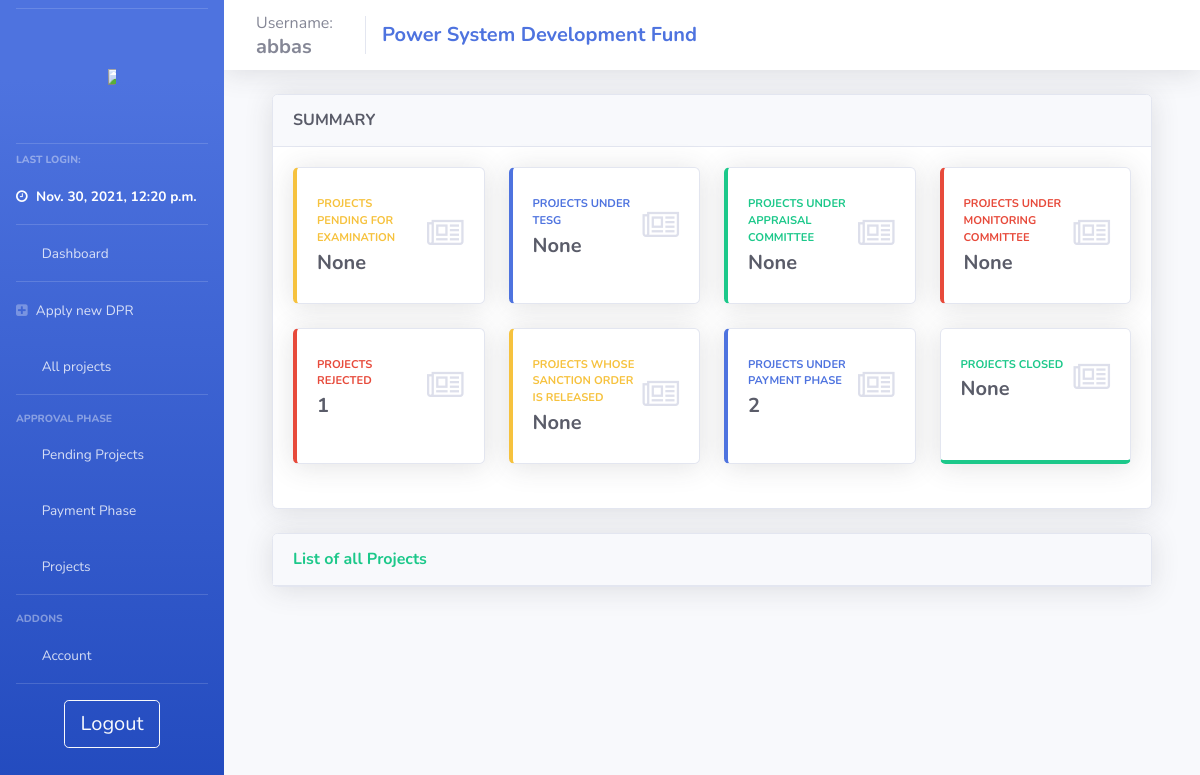
The app's page /user_view_all_projs/ (signed in), older data.
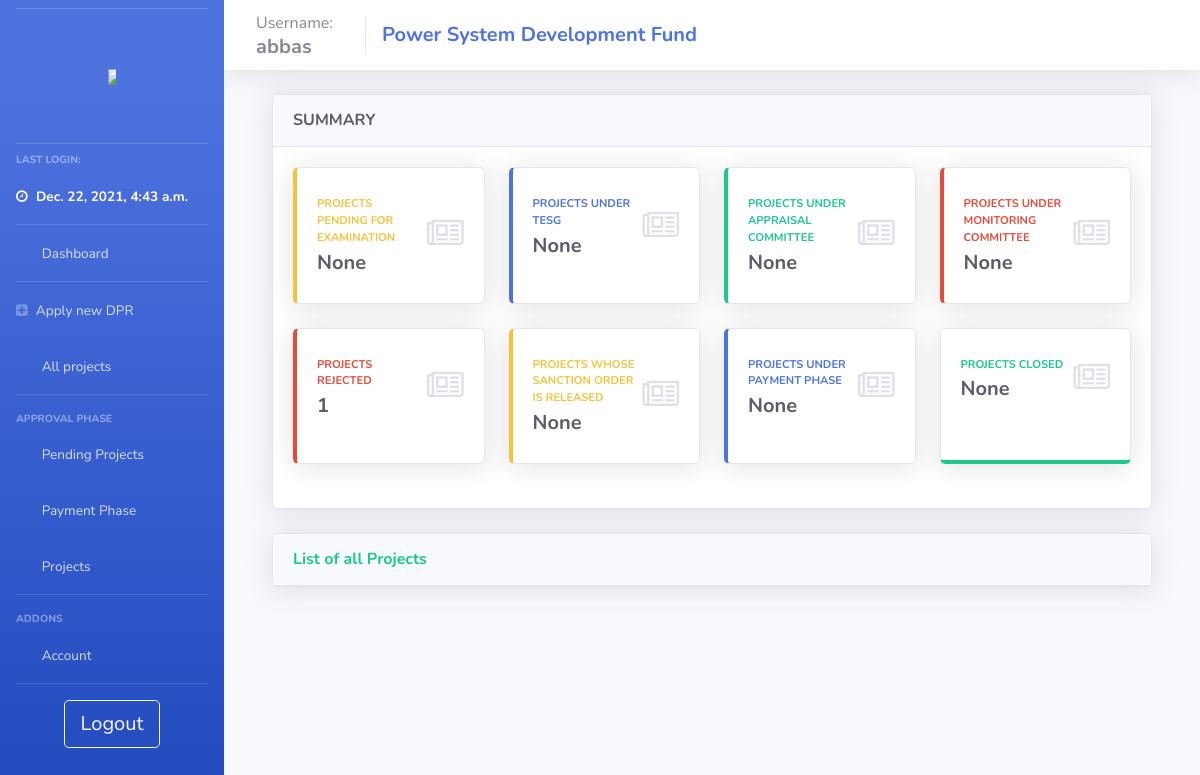
The same page, newer data.
### psdf_main/models.py (models this page shows)
class users(models.Model):
    username = models.CharField(max_length=200, null = False, unique = True)
    password = models.CharField(max_length=200, null = True)
    nodal = models.CharField(max_length=200, null = True)
    region = models.CharField(max_length=20, null = True)
    email = models.TextField(max_length=50, null=True)
    utilname = models.CharField(max_length=400, null = True)
    contact = models.CharField(max_length=10, null = True)
    address = models.CharField(max_length=500, null = True)
    reqdate = models.DateField(auto_now_add=True,null = True)
    aprdate = models.DateField( null = True)
    lastlogin = models.DateTimeField(null = True)
    admin = models.BooleanField(default=False)
    auditor = models.BooleanField(default=False)
    active = models.BooleanField(default=False)
    activate = models.BooleanField(default=False)
    notification = models.TextField(null=True)
    tpd = models.TextField(null=True)

### psdf_main/user_control.py (the view)
# urls.py: path('user_view_all_projs/', views.user_view_all_projs, name="user_view_all_projs"),
def user_view_all_projs(request):
    if useronline(request):
        context = full_user_context(request)
        userid = context['user']['id']
        userobj = users.objects.get(id = userid)
        context['all_projs'] = projects.objects.filter(userid = userobj)
        context['npending'] = temp_projects.objects.filter(deny = False, userid = userobj).count()
        context['ntesg'] = projects.objects.filter(status = '1', deny = False, userid = userobj).count()
        context['nappr'] = projects.objects.filter(status = '2', deny = False, userid = userobj).count()
        context['nmoni'] = projects.objects.filter(status = '3', deny = False, userid = userobj).count()
        context['nfinal'] = projects.objects.filter(status = '4', deny = False, userid = userobj).count()
        context['npays'] = projects.objects.filter(status = '6', deny = False, userid = userobj).count()
        context['nreject'] = projects.objects.filter(deny = True, userid = userobj).count() + temp_projects.objects.filter(deny = True, userid = userobj).count()
        return render(request, 'psdf_main/_user_view_all_projects.html', context)
    else:
        return oops(request)

### psdf_main/helpers.py (called while the page is built)
def useronline(request):
    if (request.session.has_key('user')):
        return True
    else:
        return False

### psdf_main/templates/psdf_main/_user_view_all_projects.html (shortened to what the changed rows need)
{% extends 'psdf_main/includes/layout.html'%} {% load static %} {% block body %}
<div class="container-fluid">
        <div class="card shadow mb-4">
            <div class="collapse show" id="projtable">
                <div class="card-body">
                    <div class="row">
                        <div class="col-xl-3 col-md-6 mb-4">
                            <div class="card border-left-primary shadow h-100 py-2">
                                <div class="card-body">
                                    <div class="row no-gutters align-items-center">
                                        <div class="col mr-2">
                                            <div class="text-xs font-weight-bold text-primary text-uppercase mb-1">
                                                Projects under payment phase</div>
                                            <div class="h5 mb-0 font-weight-bold text-gray-800">{% if npays %} {{npays}}
                                                {% else %} None {% endif %}</div>
                                        </div>
                                    </div>
                                </div>
                            </div>
                        </div>
                    </div>
                </div>
            </div>
        </div>
    {% endblock %}

### psdf_main/templates/psdf_main/includes/layout.html (shortened to what this page needs)
{% load static %}
<!DOCTYPE html>
<html>
<head>
    <link rel="stylesheet" href="{% static '/css/base.css' %}" type="text/css">
    <link href="{% static 'css/sb-admin-2.min.css' %}" rel="stylesheet" type="text/css">
    <link href="{% static 'vendor1/fontawesome-free/css/all.css' %}" rel="stylesheet" type="text/css">
    <link rel="stylesheet" href="https://cdnjs.cloudflare.com/ajax/libs/font-awesome/4.7.0/css/font-awesome.min.css">
</head>
<body id="page-top">
    <div id="wrapper">
        {% include 'psdf_main/includes/_navbar.html'%}
        <div id="content-wrapper" class="d-flex flex-column">
            <nav class="navbar navbar-expand navbar-light bg-white topbar mb-4 static-top shadow">
                <div class="sidebar-brand-text mx-3">Username:
                    <h5 class="m-0 font-weight-bold">{{user.username}}</h5>
                </div>
                <div class="navbar-brand">
                    <h5 class="m-0 font-weight-bold text-primary">Power System Development Fund</h5>
                </div>
            </nav>
            <div id="content">
                <div class="container-fluid">
                    {% block body %} {% endblock %}
                </div>
            </div>
        </div>
    </div>
</body>
</html>

### psdf_main/templates/psdf_main/includes/_navbar.html (shortened to what this page needs)
{% load static %}
<ul class="navbar-nav bg-gradient-primary sidebar sidebar-dark accordion" id="accordionSidebar">
    <hr class="sidebar-divider my-2"><br>
    <a class="sidebar-brand d-flex align-items-center justify-content-center" href="{% url ''%}">
        <div class="">
            <img src="{% static 'images/posocologo.png' %}" style="max-width:50%; max-height:50%;">
        </div>
    </a>
    <br>
    <hr class="sidebar-divider my-2">
    <div class="sidebar-heading">
        Last Login:
    </div>
    <li class="nav-item active">
        <a class="nav-link" href="/">
            <i class="fa fa-clock-o"></i>
            <span>{{user.lastlogin}}</span></a>
    </li>
    <hr class="sidebar-divider my-0">
    <li class="nav-item">
        <a class="nav-link" href="{% url '' %}">
            <i class="fas fa-fw fa-tachometer-alt"></i>
            <span>Dashboard</span></a>
    </li>
    <hr class="sidebar-divider my-0">
    <li class="nav-item">
        <a class="nav-link" href="{% url 'newdpr' %}">
            <i class="fa fa-plus-square"></i>
            <span>Apply new DPR</span></a>
    </li>
    <li class="nav-item">
        <a class="nav-link" href="{% url 'user_view_all_projs' %}">
            <i class="fas fa-fw fa-project-diagram"></i>
            <span>All projects</span></a>
    </li>
    <hr class="sidebar-divider">
    <div class="sidebar-heading">
        Approval Phase
    </div>
    <li class="nav-item">
        <a class="nav-link collapsed" href="#" data-toggle="collapse" data-target="#collapseTwo" aria-expanded="true" aria-controls="collapseTwo">
            <i class="fas fa-fw fa-cog"></i>
            <span>Pending Projects</span>
        </a>
    </li>
    <li class="nav-item">
        <a class="nav-link collapsed" href="#" data-toggle="collapse" data-target="#collapseThree" aria-expanded="true" aria-controls="collapseThree">
            <i class="fas fa-fw fa-bank"></i>
            <span>Payment Phase</span>
        </a>
    </li>
    <li class="nav-item">
        <a class="nav-link collapsed" href="#" data-toggle="collapse" data-target="#collapseUtilities" aria-expanded="true" aria-controls="collapseUtilities">
            <i class="fas fa-fw fa-wrench"></i>
            <span>Projects</span>
        </a>
    </li>
    <hr class="sidebar-divider">
    <div class="sidebar-heading">
        Addons
    </div>
    <li class="nav-item">
        <a class="nav-link collapsed" href="#" data-toggle="collapse" data-target="#collapsePages" aria-expanded="true" aria-controls="collapsePages">
            <i class="fas fa-fw fa-folder"></i>
            <span>Account</span>
        </a>
    </li>
    <hr class="sidebar-divider d-none d-md-block">
    <div class="text-center d-none d-md-inline">
        <a class="btn btn-lg btn-outline-light btn-wrap-text" href="{% url 'logout' %}"> Logout</a>
    </div>
</ul>

Row changes from the older to the newer data that the page shows:
changed users "abbas": lastlogin "Nov. 30, 2021, 12:20 p.m." → "Dec. 22, 2021, 4:43 a.m."
Text that changed along with them:
{{ npays }}: "2" → (not shown)
text now shown: "None"
